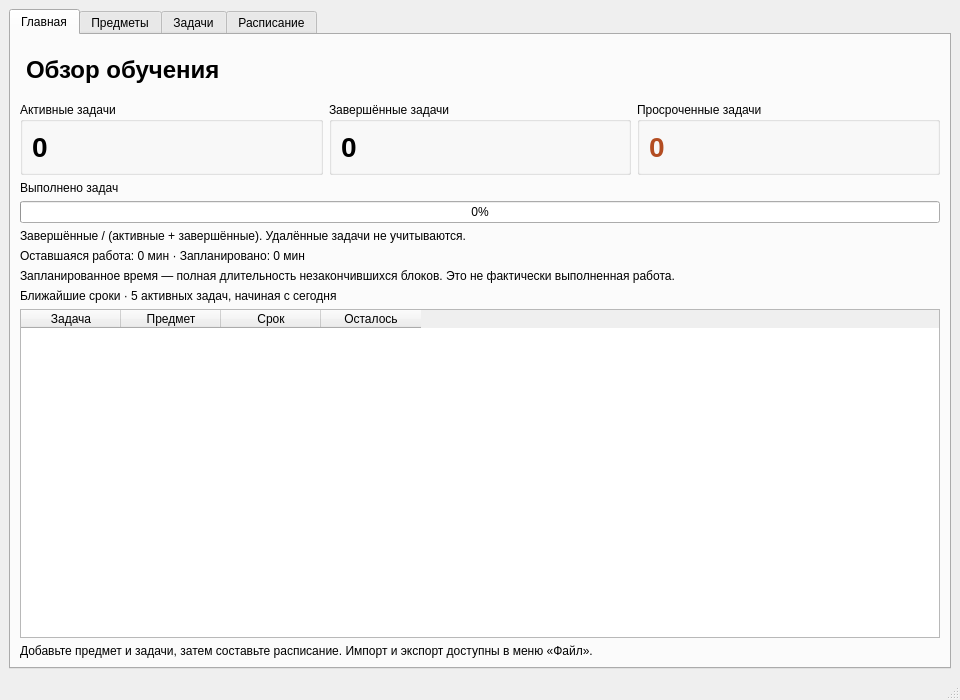
<?xml version="1.0" encoding="UTF-8"?>
<ui version="4.0">
 <class>MainWindow</class>
 <widget class="QMainWindow" name="MainWindow">
  <property name="geometry">
   <rect>
    <x>0</x>
    <y>0</y>
     <width>960</width>
     <height>700</height>
   </rect>
  </property>
  <property name="windowTitle">
   <string>StudyOS</string>
  </property>
  <widget class="QWidget" name="centralwidget">
   <layout class="QVBoxLayout" name="verticalLayout">
    <item>
     <widget class="QTabWidget" name="tabWidget">
      <property name="currentIndex">
        <number>0</number>
      </property>
       <widget class="QWidget" name="dashboardTab">
        <attribute name="title">
         <string>Главная</string>
        </attribute>
        <layout class="QVBoxLayout" name="dashboardLayout">
         <item>
          <widget class="QLabel" name="dashboardTitleLabel">
           <property name="text"><string>Обзор обучения</string></property>
           <property name="styleSheet"><string>font-size: 24px; font-weight: bold; padding: 12px 0;</string></property>
          </widget>
         </item>
         <item>
          <layout class="QHBoxLayout" name="summaryLayout">
           <item><widget class="QGroupBox" name="activeGroup"><property name="title"><string>Активные задачи</string></property><layout class="QVBoxLayout" name="activeLayout"><item><widget class="QLabel" name="activeCountLabel"><property name="text"><string>0</string></property><property name="styleSheet"><string>font-size: 28px; font-weight: bold;</string></property></widget></item></layout></widget></item>
           <item><widget class="QGroupBox" name="completedGroup"><property name="title"><string>Завершённые задачи</string></property><layout class="QVBoxLayout" name="completedLayout"><item><widget class="QLabel" name="completedCountLabel"><property name="text"><string>0</string></property><property name="styleSheet"><string>font-size: 28px; font-weight: bold;</string></property></widget></item></layout></widget></item>
           <item><widget class="QGroupBox" name="overdueGroup"><property name="title"><string>Просроченные задачи</string></property><layout class="QVBoxLayout" name="overdueLayout"><item><widget class="QLabel" name="overdueCountLabel"><property name="text"><string>0</string></property><property name="styleSheet"><string>font-size: 28px; font-weight: bold; color: #b34d22;</string></property></widget></item></layout></widget></item>
          </layout>
         </item>
         <item><widget class="QLabel" name="progressLabel"><property name="text"><string>Выполнено задач</string></property></widget></item>
         <item><widget class="QProgressBar" name="completionProgressBar"><property name="value"><number>0</number></property><property name="format"><string>%p%</string></property></widget></item>
         <item><widget class="QLabel" name="progressFormulaLabel"><property name="text"><string>Завершённые / (активные + завершённые). Удалённые задачи не учитываются.</string></property><property name="wordWrap"><bool>true</bool></property></widget></item>
         <item><widget class="QLabel" name="workloadLabel"><property name="text"><string>Оставшаяся работа: 0 мин · Запланировано: 0 мин</string></property><property name="wordWrap"><bool>true</bool></property></widget></item>
         <item><widget class="QLabel" name="planExplanationLabel"><property name="text"><string>Запланированное время — полная длительность незакончившихся блоков. Это не фактически выполненная работа.</string></property><property name="wordWrap"><bool>true</bool></property></widget></item>
         <item><widget class="QLabel" name="deadlinesTitleLabel"><property name="text"><string>Ближайшие сроки · 5 активных задач, начиная с сегодня</string></property><property name="wordWrap"><bool>true</bool></property></widget></item>
         <item>
          <widget class="QTableWidget" name="deadlinesTableWidget">
           <property name="editTriggers"><set>QAbstractItemView::NoEditTriggers</set></property>
           <property name="selectionMode"><enum>QAbstractItemView::SingleSelection</enum></property>
           <property name="selectionBehavior"><enum>QAbstractItemView::SelectRows</enum></property>
           <property name="alternatingRowColors"><bool>true</bool></property>
           <column><property name="text"><string>Задача</string></property></column>
           <column><property name="text"><string>Предмет</string></property></column>
           <column><property name="text"><string>Срок</string></property></column>
           <column><property name="text"><string>Осталось</string></property></column>
          </widget>
         </item>
         <item><widget class="QLabel" name="dashboardHintLabel"><property name="text"><string>Добавьте предмет и задачи, затем составьте расписание. Импорт и экспорт доступны в меню «Файл».</string></property><property name="wordWrap"><bool>true</bool></property></widget></item>
        </layout>
       </widget>
      <widget class="QWidget" name="subjectsTab">
       <attribute name="title">
        <string>Предметы</string>
       </attribute>
       <layout class="QVBoxLayout" name="verticalLayout_2">
        <item>
         <widget class="QLineEdit" name="subjectSearchEdit">
          <property name="placeholderText">
           <string>Поиск предмета...</string>
          </property>
         </widget>
        </item>
        <item>
         <widget class="QListWidget" name="subjectsListWidget"/>
        </item>
        <item>
         <layout class="QHBoxLayout" name="horizontalLayout">
          <item>
           <widget class="QPushButton" name="addSubjectButton">
            <property name="text">
             <string>Добавить</string>
            </property>
           </widget>
          </item>
          <item>
           <widget class="QPushButton" name="editSubjectButton">
            <property name="text">
             <string>Изменить</string>
            </property>
           </widget>
          </item>
          <item>
           <widget class="QPushButton" name="deleteSubjectButton">
            <property name="text">
             <string>	Удалить</string>
            </property>
           </widget>
          </item>
         </layout>
        </item>
       </layout>
      </widget>
      <widget class="QWidget" name="tasksTab">
       <attribute name="title">
        <string>Задачи</string>
       </attribute>
       <layout class="QVBoxLayout" name="verticalLayout_3">
        <item>
         <layout class="QHBoxLayout" name="horizontalLayout_2">
          <item>
           <widget class="QLabel" name="tasksTitleLable">
            <property name="font">
             <font>
              <family>Dubai</family>
              <pointsize>14</pointsize>
              <weight>75</weight>
              <bold>true</bold>
             </font>
            </property>
            <property name="lineWidth">
             <number>1</number>
            </property>
            <property name="text">
             <string>Мои задачи</string>
            </property>
           </widget>
          </item>
          <item>
           <widget class="QPushButton" name="addTaskButton">
            <property name="text">
             <string>+ Добавить</string>
            </property>
           </widget>
          </item>
         </layout>
        </item>
        <item>
         <widget class="QTableWidget" name="tasksTableWidget">
          <property name="editTriggers">
           <set>QAbstractItemView::NoEditTriggers</set>
          </property>
          <property name="alternatingRowColors">
           <bool>true</bool>
          </property>
          <property name="selectionMode">
           <enum>QAbstractItemView::SingleSelection</enum>
          </property>
          <property name="selectionBehavior">
           <enum>QAbstractItemView::SelectRows</enum>
          </property>
          <attribute name="horizontalHeaderStretchLastSection">
           <bool>false</bool>
          </attribute>
          <column>
           <property name="text">
            <string>Задача</string>
           </property>
          </column>
          <column>
           <property name="text">
            <string>Предмет</string>
           </property>
          </column>
          <column>
           <property name="text">
            <string>Приоритет</string>
           </property>
          </column>
          <column>
           <property name="text">
            <string>Время</string>
           </property>
          </column>
          <column>
           <property name="text">
            <string>Срок</string>
           </property>
          </column>
         </widget>
        </item>
        <item>
         <layout class="QHBoxLayout" name="horizontalLayout_3">
          <item>
           <widget class="QPushButton" name="completeTaskButton">
            <property name="text">
             <string>Выполнено</string>
            </property>
           </widget>
          </item>
          <item>
           <widget class="QPushButton" name="editTaskButton">
            <property name="text">
             <string>Изменить</string>
            </property>
           </widget>
          </item>
          <item>
           <widget class="QPushButton" name="deleteTaskButton">
            <property name="text">
             <string>Удалить</string>
            </property>
           </widget>
          </item>
         </layout>
        </item>
       </layout>
      </widget>
      <widget class="QWidget" name="plannerTab">
       <attribute name="title">
        <string>Расписание</string>
       </attribute>
       <layout class="QVBoxLayout" name="verticalLayout_9">
        <item>
         <widget class="QLabel" name="label">
          <property name="text">
           <string>&lt;html&gt;&lt;head/&gt;&lt;body&gt;&lt;p&gt;&lt;span style=&quot; font-size:14pt; font-weight:600;&quot;&gt;Планировщик занятий&lt;/span&gt;&lt;/p&gt;&lt;/body&gt;&lt;/html&gt;</string>
          </property>
         </widget>
        </item>
        <item>
         <layout class="QHBoxLayout" name="horizontalLayout_4">
          <item>
           <layout class="QVBoxLayout" name="verticalLayout_4">
            <item>
             <widget class="QLabel" name="label_2">
              <property name="text">
               <string>Начальная дата</string>
              </property>
             </widget>
            </item>
            <item>
             <widget class="QDateEdit" name="plannerStartDateEdit"/>
            </item>
           </layout>
          </item>
          <item>
           <layout class="QVBoxLayout" name="verticalLayout_5">
            <item>
             <widget class="QLabel" name="label_3">
              <property name="text">
               <string>Количество дней</string>
              </property>
             </widget>
            </item>
            <item>
             <widget class="QSpinBox" name="plannerDaysSpin">
              <property name="minimum">
               <number>1</number>
              </property>
              <property name="maximum">
               <number>28</number>
              </property>
              <property name="value">
               <number>7</number>
              </property>
             </widget>
            </item>
           </layout>
          </item>
         </layout>
        </item>
        <item>
         <layout class="QHBoxLayout" name="horizontalLayout_5">
          <item>
           <layout class="QVBoxLayout" name="verticalLayout_6">
            <item>
             <widget class="QLabel" name="label_4">
              <property name="text">
               <string>Начало занятий</string>
              </property>
             </widget>
            </item>
            <item>
             <widget class="QTimeEdit" name="plannerStartTimeEdit">
              <property name="currentSection">
               <enum>QDateTimeEdit::HourSection</enum>
              </property>
              <property name="displayFormat">
               <string>HH:mm</string>
              </property>
              <property name="calendarPopup">
               <bool>false</bool>
              </property>
              <property name="time">
               <time>
                <hour>17</hour>
                <minute>0</minute>
                <second>0</second>
               </time>
              </property>
             </widget>
            </item>
           </layout>
          </item>
          <item>
           <layout class="QVBoxLayout" name="verticalLayout_7">
            <item>
             <widget class="QLabel" name="label_5">
              <property name="text">
               <string>Конец занятий</string>
              </property>
             </widget>
            </item>
            <item>
             <widget class="QTimeEdit" name="plannerEndTimeEdit">
              <property name="displayFormat">
               <string>HH:mm</string>
              </property>
              <property name="time">
               <time>
                <hour>19</hour>
                <minute>0</minute>
                <second>0</second>
               </time>
              </property>
             </widget>
            </item>
           </layout>
          </item>
         </layout>
        </item>
        <item>
         <widget class="QPushButton" name="generateScheduleButton">
          <property name="text">
           <string>Составить расписание</string>
          </property>
         </widget>
        </item>
        <item>
         <layout class="QVBoxLayout" name="verticalLayout_8">
          <item>
           <widget class="QLabel" name="label_6">
            <property name="text">
             <string>&lt;html&gt;&lt;head/&gt;&lt;body&gt;&lt;p&gt;&lt;span style=&quot; font-size:14pt; font-weight:600;&quot;&gt;Запланированные занятия&lt;/span&gt;&lt;/p&gt;&lt;/body&gt;&lt;/html&gt;</string>
            </property>
           </widget>
          </item>
          <item>
            <widget class="QTableWidget" name="scheduleTableWidget">
             <property name="editTriggers">
              <set>QAbstractItemView::NoEditTriggers</set>
             </property>
             <property name="selectionMode">
              <enum>QAbstractItemView::SingleSelection</enum>
             </property>
             <property name="selectionBehavior">
              <enum>QAbstractItemView::SelectRows</enum>
             </property>
            <column>
             <property name="text">
              <string>Дата</string>
             </property>
            </column>
            <column>
             <property name="text">
              <string>Начало</string>
             </property>
            </column>
            <column>
             <property name="text">
              <string>Конец</string>
             </property>
            </column>
            <column>
             <property name="text">
              <string>Задача</string>
             </property>
            </column>
            <column>
             <property name="text">
              <string>Мин.</string>
             </property>
            </column>
           </widget>
          </item>
         </layout>
        </item>
       </layout>
      </widget>
     </widget>
    </item>
   </layout>
  </widget>
  <widget class="QMenuBar" name="menubar">
   <property name="geometry">
    <rect>
     <x>0</x>
     <y>0</y>
     <width>621</width>
     <height>21</height>
    </rect>
   </property>
  </widget>
  <widget class="QStatusBar" name="statusbar"/>
 </widget>
 <resources/>
 <connections/>
</ui>
